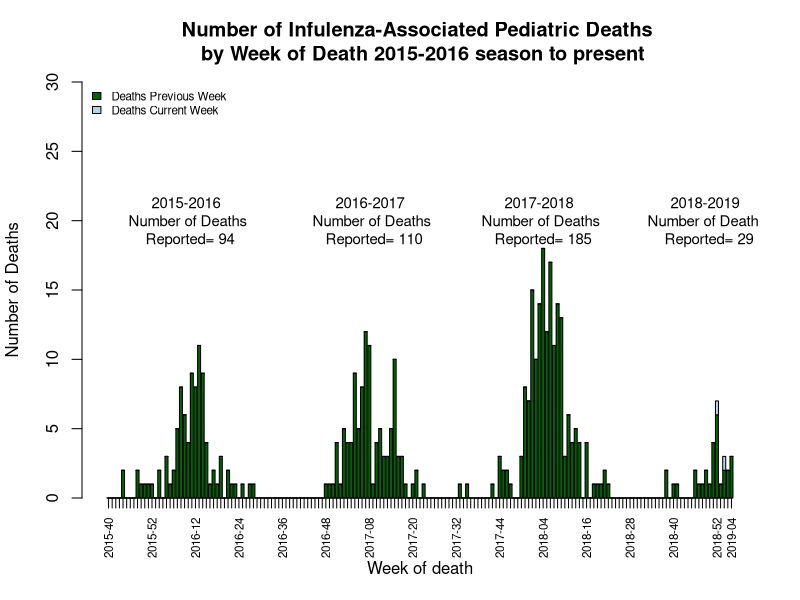

Here is the R script that generated this plot:
#Group Members: Omkar Thorat (omkarsun) and Abhishek Bhave (abhave)

#setwd("C:/Users/abhis/Desktop/us/Courses/DIC 587/PA1/Part 2")

#Reading the file and processing the data 
data <-read.csv("Weekly.csv")
data <-data[1:173,]
c1 <- toString(sum(data$NO..OF.DEATHS[1:52]))
c2 <- toString(sum(data$NO..OF.DEATHS[53:104]))
c3 <- toString(sum(data$NO..OF.DEATHS[105:156]))
c4 <- toString(sum(data$NO..OF.DEATHS[157:173]))
x <- data.frame(data$PREVIOUS.WEEK.DEATHS,data$CURRENT.WEEK.DEATHS)
r <-c(paste('2015-2016 \n Number of Deaths \n Reported=',c1),
      paste('2016-2017 \n Number of Deaths \n Reported=',c2),
      paste('2017-2018 \n Number of Deaths \n Reported=',c3),
      paste('2018-2019 \n Number of Deaths \n Reported=',c4))
week <-data.frame(data$WEEK.NUMBER)
i<-0
temp <- as.character(week$data.WEEK.NUMBER)
new<-c()

#take every 6th week for x axis label
while(i<nrow(data))  
{
  if(i %% 6==0 || i==0)
  {
    new[[i+1]] <-temp[i+1]
  }
  else
  {
    new[[i+1]] <-""
  }
  i <- i+1
}
new[[i]]<-temp[i]

#png("Deaths.png",width=600,height=600)
# Reference :https://www.statmethods.net/graphs/bar.html
# Barplot
b <- barplot(t(x),main="Number of Infulenza-Associated Pediatric Deaths \n by Week of Death 2015-2016 season to present",
        xlab="Week of death", col=c("dark green","light blue"),ylim=c(0,30),ylab="Number of Deaths")


# Reference :https://www.statmethods.net/advgraphs/axes.html
# Adding axis
axis(side=1,at=b,labels=new,las=2,cex.axis=0.7)

# Adding text to the plot
text(27,20,r[1],cex = 0.9)
text(88,20,r[2],cex = 0.9)
text(144,20,r[3],cex = 0.9)
text(199,20,r[4],cex = 0.9)

# Reference :http://www.sthda.com/english/wiki/add-legends-to-plots-in-r-software-the-easiest-way
# Adding legend
legend("topleft",c("Deaths Previous Week","Deaths Current Week"),fill=c("dark green","light blue")
       ,cex=0.7,text.font = 6,bty="n")

#dev.off()